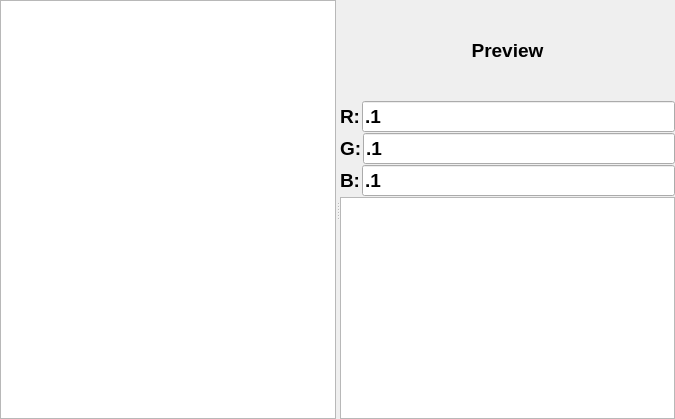
<?xml version="1.0" encoding="UTF-8"?>
<ui version="4.0">
 <class>ImageColorPicker</class>
 <widget class="QWidget" name="ImageColorPicker">
  <property name="geometry">
   <rect>
    <x>0</x>
    <y>0</y>
    <width>675</width>
    <height>419</height>
   </rect>
  </property>
  <property name="windowTitle">
   <string>Form</string>
  </property>
  <layout class="QVBoxLayout" name="verticalLayout_2">
   <property name="leftMargin">
    <number>0</number>
   </property>
   <property name="topMargin">
    <number>0</number>
   </property>
   <property name="rightMargin">
    <number>0</number>
   </property>
   <property name="bottomMargin">
    <number>0</number>
   </property>
   <item>
    <widget class="QSplitter" name="splitter">
     <property name="orientation">
      <enum>Qt::Horizontal</enum>
     </property>
     <widget class="QGraphicsView" name="graphicsView"/>
     <widget class="QWidget" name="">
      <layout class="QVBoxLayout" name="verticalLayout">
       <property name="spacing">
        <number>1</number>
       </property>
       <item>
        <layout class="QHBoxLayout" name="horizontalLayout_4">
         <item>
          <widget class="QLabel" name="label_5">
           <property name="minimumSize">
            <size>
             <width>0</width>
             <height>100</height>
            </size>
           </property>
           <property name="font">
            <font>
             <pointsize>14</pointsize>
             <weight>75</weight>
             <bold>true</bold>
            </font>
           </property>
           <property name="text">
            <string>Preview</string>
           </property>
           <property name="alignment">
            <set>Qt::AlignCenter</set>
           </property>
          </widget>
         </item>
        </layout>
       </item>
       <item>
        <layout class="QHBoxLayout" name="horizontalLayout">
         <item>
          <widget class="QLabel" name="label">
           <property name="font">
            <font>
             <pointsize>14</pointsize>
             <weight>75</weight>
             <bold>true</bold>
            </font>
           </property>
           <property name="text">
            <string>R:</string>
           </property>
          </widget>
         </item>
         <item>
          <widget class="QLineEdit" name="lineEdit">
           <property name="sizePolicy">
            <sizepolicy hsizetype="Expanding" vsizetype="Preferred">
             <horstretch>0</horstretch>
             <verstretch>0</verstretch>
            </sizepolicy>
           </property>
           <property name="font">
            <font>
             <pointsize>14</pointsize>
             <weight>75</weight>
             <bold>true</bold>
            </font>
           </property>
           <property name="text">
            <string>.1</string>
           </property>
          </widget>
         </item>
        </layout>
       </item>
       <item>
        <layout class="QHBoxLayout" name="horizontalLayout_2">
         <item>
          <widget class="QLabel" name="label_2">
           <property name="font">
            <font>
             <pointsize>14</pointsize>
             <weight>75</weight>
             <bold>true</bold>
            </font>
           </property>
           <property name="text">
            <string>G:</string>
           </property>
          </widget>
         </item>
         <item>
          <widget class="QLineEdit" name="lineEdit_2">
           <property name="sizePolicy">
            <sizepolicy hsizetype="Expanding" vsizetype="Preferred">
             <horstretch>0</horstretch>
             <verstretch>0</verstretch>
            </sizepolicy>
           </property>
           <property name="font">
            <font>
             <pointsize>14</pointsize>
             <weight>75</weight>
             <bold>true</bold>
            </font>
           </property>
           <property name="text">
            <string>.1</string>
           </property>
          </widget>
         </item>
        </layout>
       </item>
       <item>
        <layout class="QHBoxLayout" name="horizontalLayout_3">
         <item>
          <widget class="QLabel" name="label_3">
           <property name="font">
            <font>
             <pointsize>14</pointsize>
             <weight>75</weight>
             <bold>true</bold>
            </font>
           </property>
           <property name="text">
            <string>B:</string>
           </property>
          </widget>
         </item>
         <item>
          <widget class="QLineEdit" name="lineEdit_3">
           <property name="sizePolicy">
            <sizepolicy hsizetype="Expanding" vsizetype="Preferred">
             <horstretch>0</horstretch>
             <verstretch>0</verstretch>
            </sizepolicy>
           </property>
           <property name="font">
            <font>
             <pointsize>14</pointsize>
             <weight>75</weight>
             <bold>true</bold>
            </font>
           </property>
           <property name="text">
            <string>.1</string>
           </property>
          </widget>
         </item>
        </layout>
       </item>
       <item>
        <widget class="QGraphicsView" name="graphicsView_2"/>
       </item>
      </layout>
     </widget>
    </widget>
   </item>
  </layout>
 </widget>
 <resources/>
 <connections/>
</ui>
